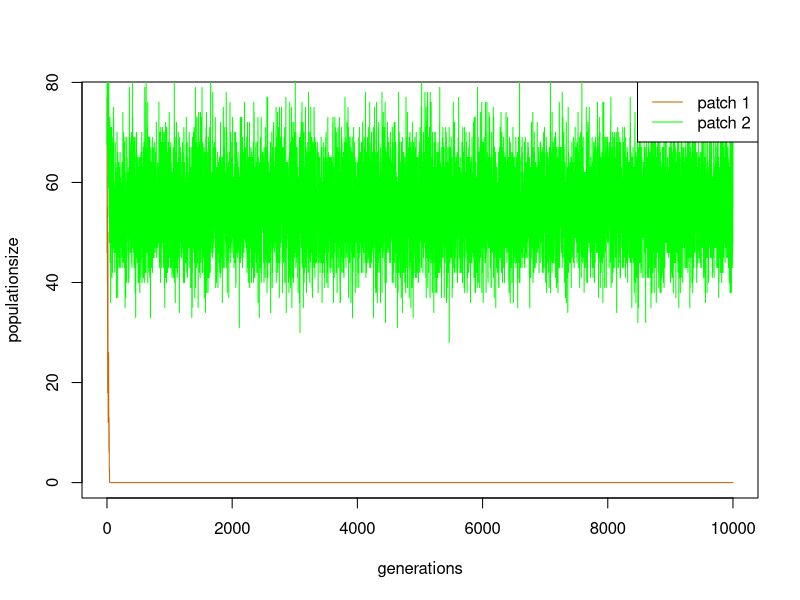
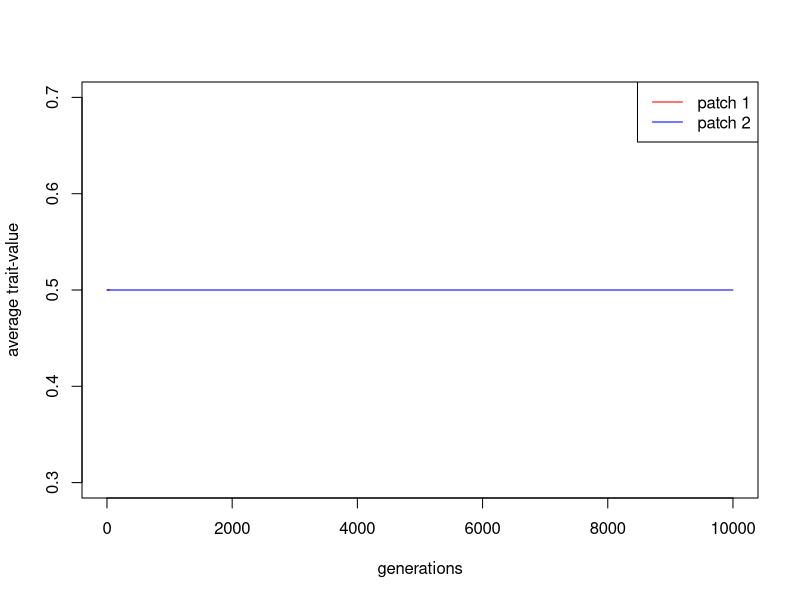

Recreate these plots in R, in order.
#Basic IBM
rm(list=ls())

##### PARAMETERS #####
Nt<-10000 #generations

#fecundity
a <-  0.49649467
b  <-  1.47718931
c1    <-  0.72415095
c2    <- -0.24464625
c3    <-  0.99490196
c4    <- -1.31337296
c5    <- -0.06855583
c6    <-  0.32833236
c7    <--20.88383990
c8    <- -0.66263785
c9    <-  2.39334027
c10   <-  0.11670283

##### FUNCTIONS #####
w<-function(a,b,z,N,Np){
  y=a+b*plogis(c1+c2*N+c3*z+c4*(0.5*N-Np)+c5*N^2+c6*z^2+c7*(0.5*N-Np)^2+c8*z*N+
              c9*z*(0.5*N-Np)+c10*N*(0.5*N-Np))
  return(y)
  }

  
##### PATCHES #####
N1<-abs(rnorm(1, mean=50, sd=10)) #patch 1 is drawn 
N2<-abs(rnorm(1, mean=50, sd=10)) #patch 2 is drawn
 
patch<-c(rep(1,N1),rep(2,N2)) #vector patch: is filled with patch 1 (=1) and patch 2 (=2)
trait<-c(rep(0.5,N1),rep(0.5,N2)) #vector trait: is for all indicviduals from both patches set as 5
survival<-c(rep(1,N1),rep(1,N2)) #vector survival: is for all new individuals of both patches 1
  
pop<-data.frame(patch,trait,survival) #data frame including all individuals out of both patches with the columns: patch, trait & survival


##### VECTORS #####
pop.N1.vector <- rep(0,Nt) #empty vector for the populationsize of each generation in patch 1
pop.N2.vector <- rep(0,Nt) #empty vector for the populationsize of each generation in patch 2
trait.N1.vector <- rep(0,Nt) #empty vector for the average trait-value of each generation in patch 1
trait.N2.vector <- rep(0,Nt) #empty vector for the average trait-value of each generation in patch 2

pop.N1.vector[1] <- N1
pop.N2.vector[1] <- N2
trait.N1.vector <- mean(pop$trait[pop$patch==1])
trait.N2.vector <- mean(pop$trait[pop$patch==2])

##### GENERATION LOOP START #####  
for(t in 2:Nt){
  N1<-nrow(subset(pop,pop$patch==1)) #N1 is every generation overwritten to keep updated 
  N2<-nrow(subset(pop,pop$patch==2)) #N2 is every generation overwritten to keep updated
  N<-c(nrow(pop)) #how many individuals there are in both patches


  ##### OFFSPRING #####
  N.0<-N/100
  N.l <- c(N1/100,N2/100) # vector of local population sizes
  
  if(N>0){
    Nchild <- rpois(nrow(pop),w(a,b,pop$trait,N.0,N.l[pop$patch])) 
  }
    Hera <- rep(1:nrow(pop),Nchild)
    
    pop<-pop[c(1:nrow(pop),Hera),] #adds the clons of the individuals the the population data frame


  ##### DEATH #####
  pop$survival[1:N]<-pop$survival[1:N]-1 #survival set on 0
  pop <-subset(pop,pop$survival>0)

  pop.N1.vector[t] <-sum(pop$patch==1)
  pop.N2.vector[t] <-sum(pop$patch==2)
 
  trait.N1.vector[t] <- mean(pop$trait[pop$patch==1])
  trait.N2.vector[t] <- mean(pop$trait[pop$patch==2])

} 
##### GENERATION LOOP END #####


##### PLOTS #####
plot(pop.N1.vector, xlab="generations",ylab="populationsize",type="l",col="darkorange3") #plot populationsize
lines(pop.N2.vector,type="l",col="green")
legend("topright",legend=c("patch 1","patch 2"),lty=1,col=c("darkorange3","green"))

plot(trait.N1.vector, xlab="generations",ylab="average trait-value",type="l",col="red") #plot traitvalue
lines(trait.N2.vector,type="l",col="blue")
legend("topright",legend=c("patch 1","patch 2"),lty=1,col=c("red","blue"))
